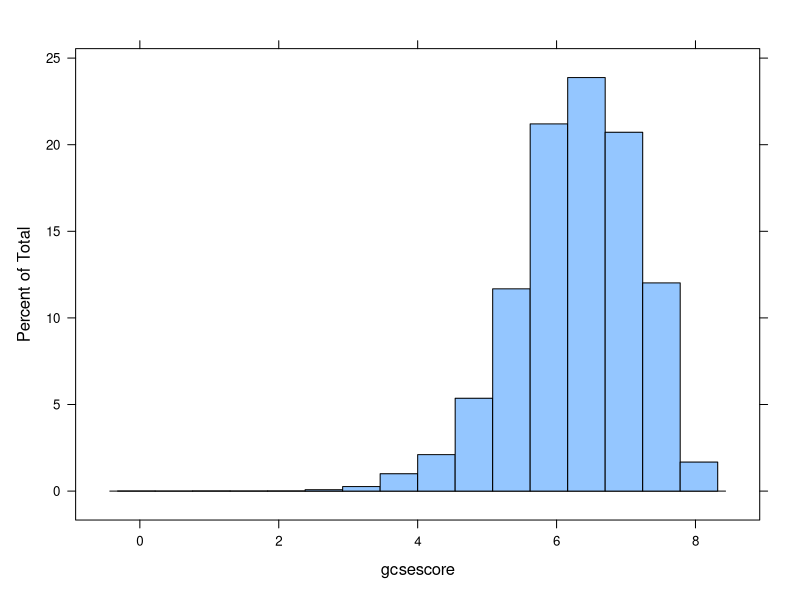
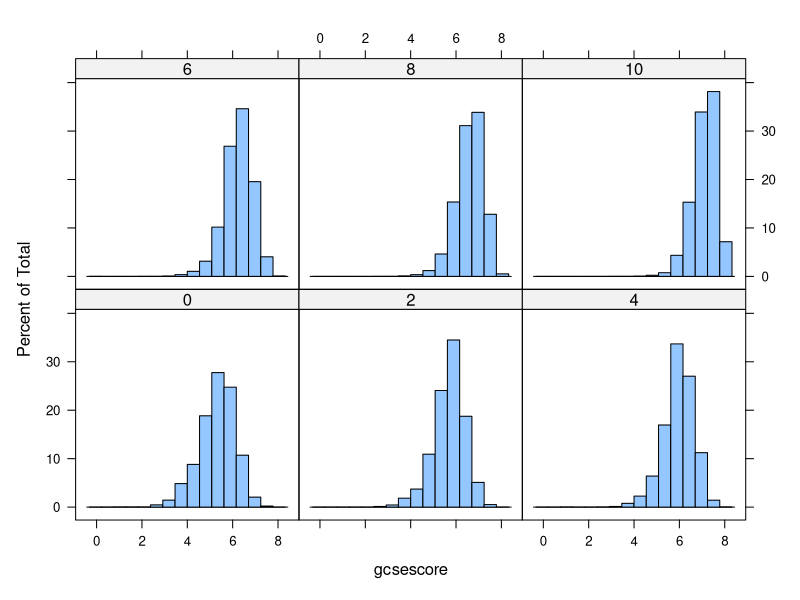
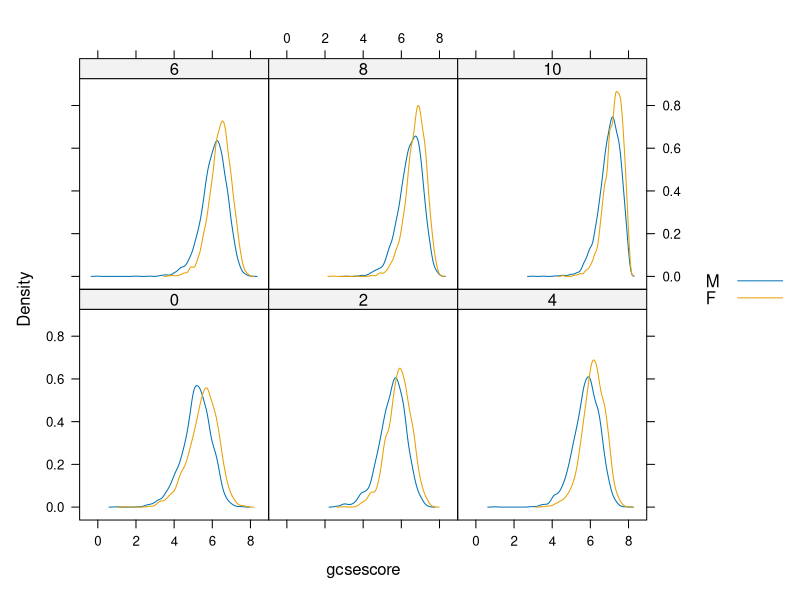
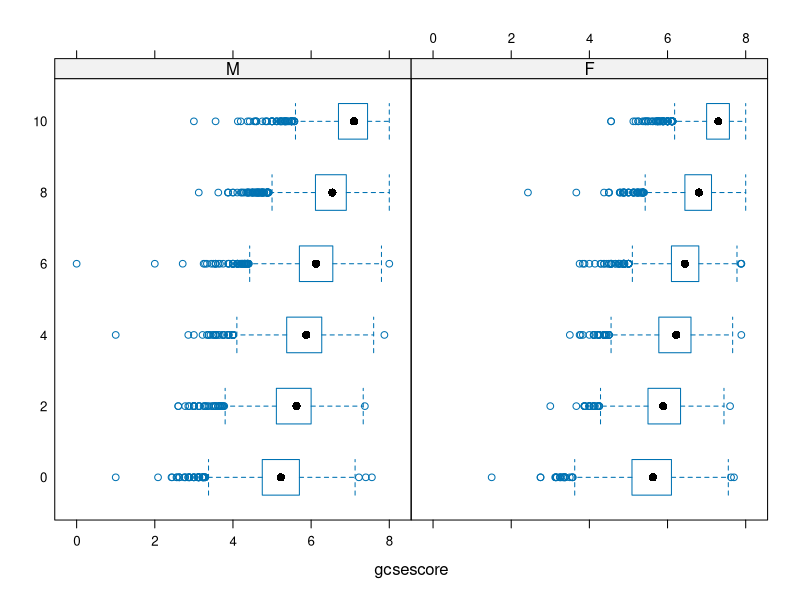
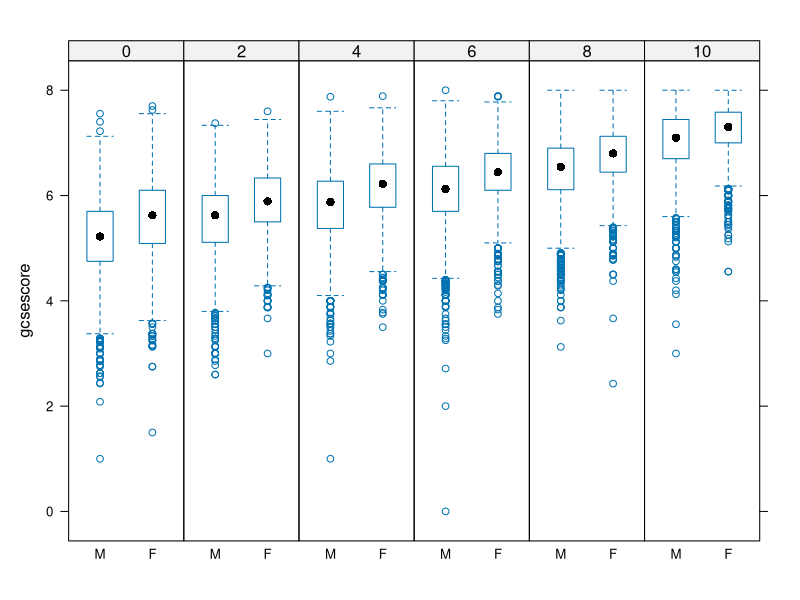
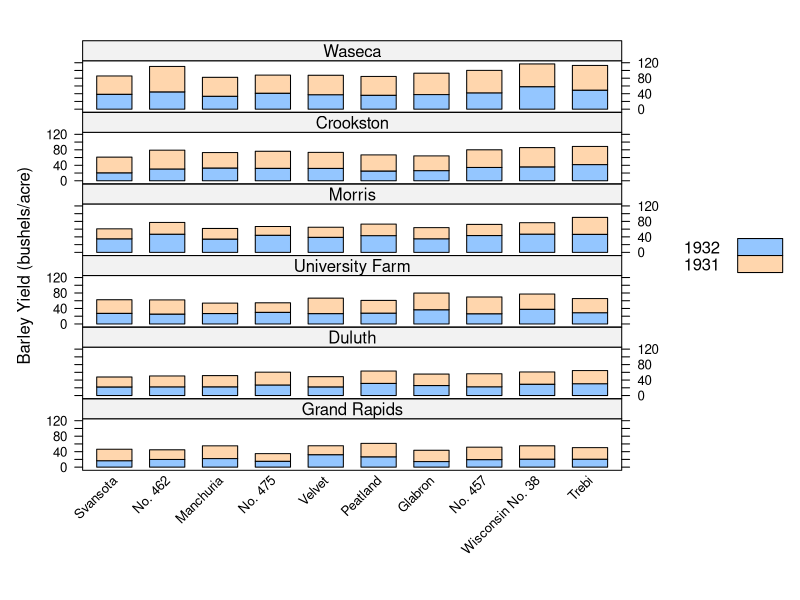
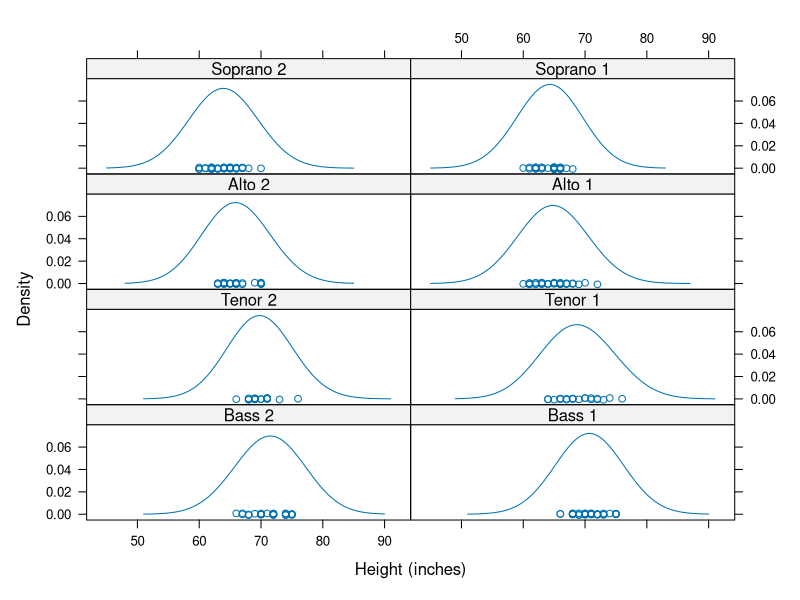
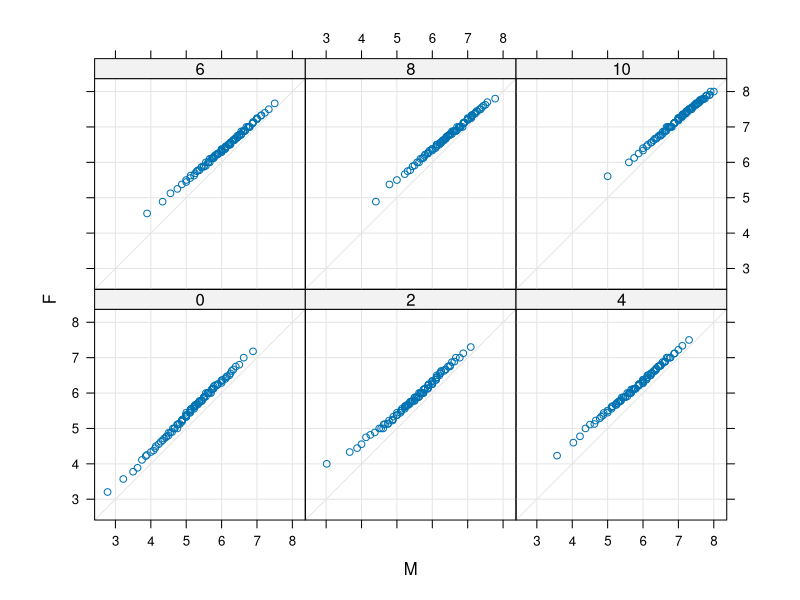

The R source for these figures, in order:
## ---- chunk 1
knitr::opts_chunk$set(echo = TRUE,message=F,warning = F)
## ---- chunk 2
library("mlmRev")
data(Chem97)
## ---- chunk 3
library(knitr)
cats <- c("Local Education Authority","School identifier","Student identifier","Point score on A-level Chemistry in 1997","Student's gender","Age in month, centred at 222 months or 18.5 years","Average GCSE score of individual","Average GCSE score of individual, centered at mean")
c97dat <- data.frame(variables=colnames(Chem97),categories=cats)
kable(c97dat)
## ---- chunk 4
library("lattice")
histogram(~ gcsescore, data = Chem97)
## ---- chunk 5
  histogram(~ gcsescore | factor(score),data = Chem97)
## ---- chunk 6
densityplot(~ gcsescore | factor(score), Chem97, 
	groups=gender,plot.points=FALSE,auto.key=TRUE)
## ---- chunk 7
bwplot(factor(score) ~ gcsescore | gender, Chem97)
## ---- chunk 8
bwplot(gcsescore ~ gender | factor(score), Chem97,
 layout = c(6, 1))
## ---- chunk 9
barchart(yield ~ variety | site, data = barley,
         groups = year, layout = c(1,6), stack = TRUE,
         auto.key = list(space = "right"),
         ylab = "Barley Yield (bushels/acre)",
         scales = list(x = list(rot = 45)))
## ---- chunk 10
densityplot( ~ height | voice.part, data = singer, 
             layout = c(2, 4),xlab = "Height (inches)", 
             bw = 5)
## ---- chunk 11
qq(gender ~ gcsescore | factor(score), Chem97,
   f.value = ppoints(100), type = c("p", "g"), aspect = 1)
## ---- chunk 12
xyplot(Sepal.Length + Sepal.Width ~ Petal.Length + Petal.Width | Species,
       data = iris, scales = "free", layout = c(2, 2),
       auto.key = list(x = .6, y = .7, corner = c(0, 0)))
## ---- chunk 13
splom(~iris[1:4], groups = Species, data = iris)
## ---- chunk 14
super.sym <- trellis.par.get("superpose.symbol")
splom(~iris[1:4], groups = Species, data = iris,
      panel = panel.superpose,
      key = list(title = "Three Varieties of Iris",
                 columns = 3, 
                 points = list(pch = super.sym$pch[1:3],
                 col = super.sym$col[1:3]),
                 text = list(c("Setosa", "Versicolor", "Virginica"))))
## ---- chunk 15
parallelplot(~iris[1:4] | Species, iris)
